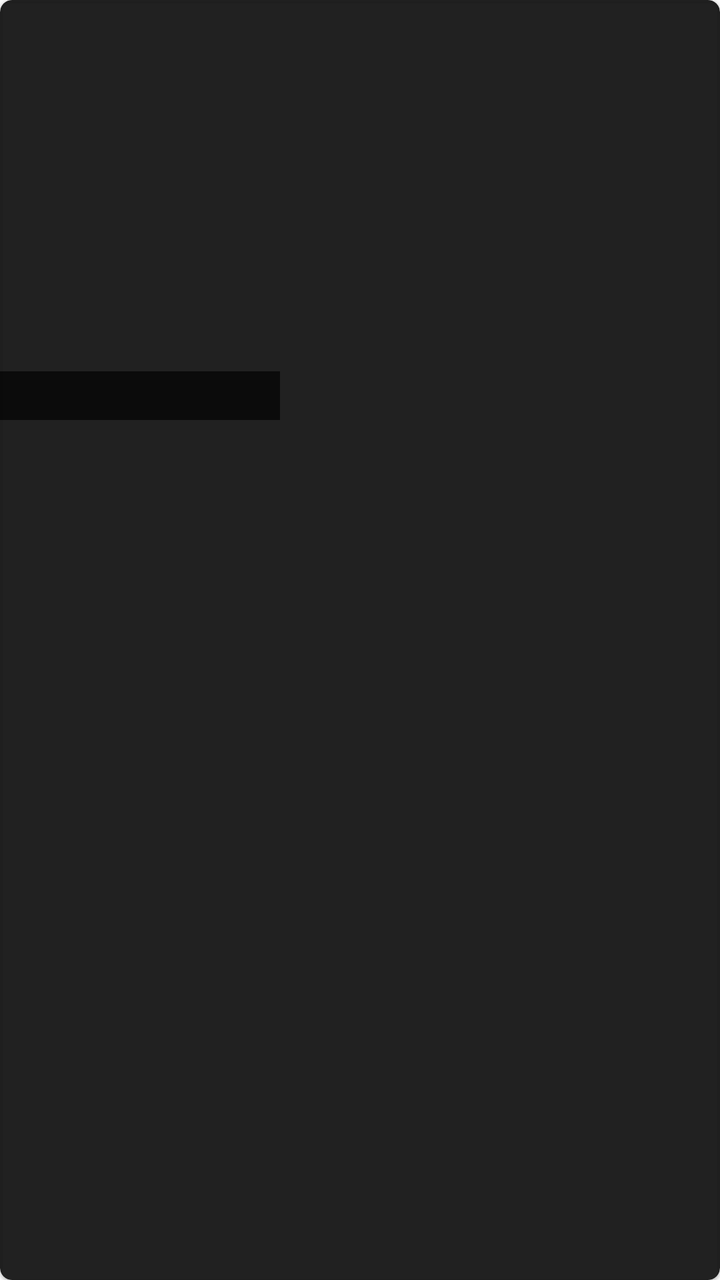
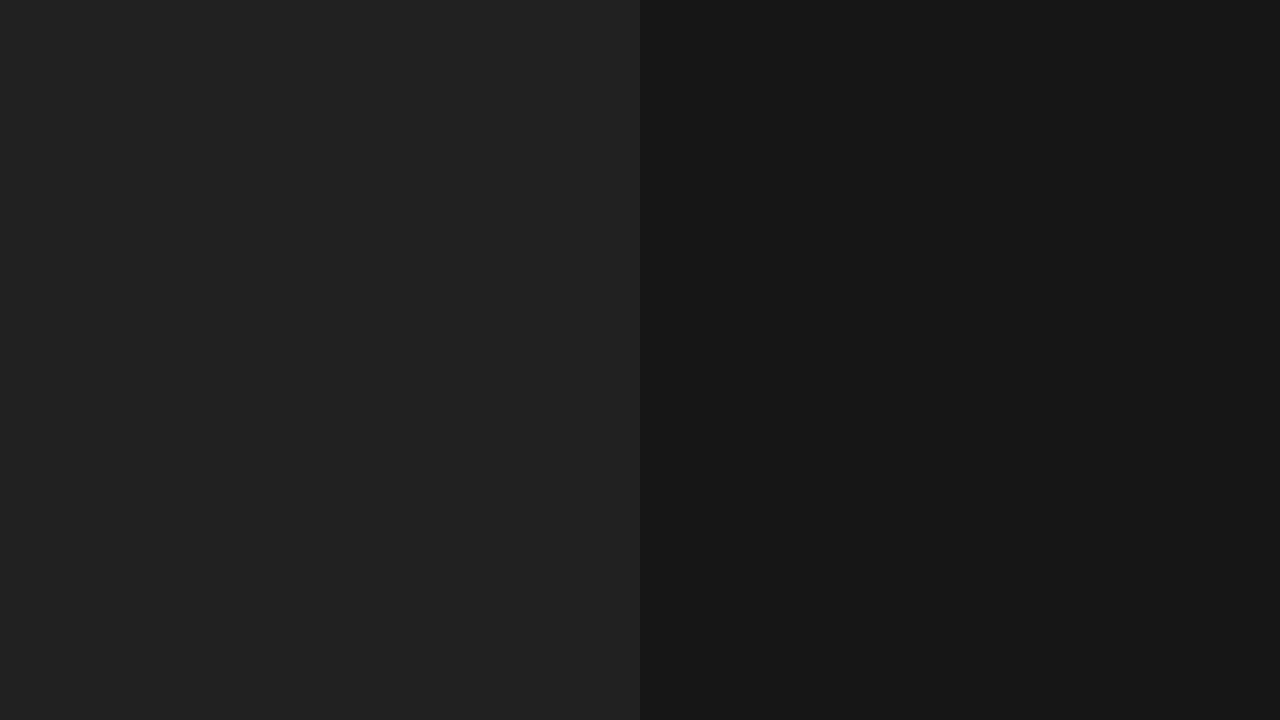

Two renders of one Android screen. The first uses the default layout on a phone; the second uses the alternative layout the repository ships for a different screen configuration, on a matching device. The two XML files are below.
<!-- AndroidManifest.xml: application theme AppTheme -->
<!-- res/layout/multiseason_row.xml -->
<?xml version="1.0" encoding="utf-8"?>
<layout xmlns:android="http://schemas.android.com/apk/res/android"
    xmlns:app="http://schemas.android.com/apk/res-auto">
    <data>
        <variable
            name="moviesMenuItem"
            type="com.uni.julio.supertv.model.Episode" />
        <variable
            name="moviesAdapter"
            type="com.uni.julio.supertv.adapter.MultiSeasonAdapter" />
    </data>

    <androidx.cardview.widget.CardView
        android:id="@+id/fl_main_layout"
        android:layout_width="wrap_content"
        android:layout_height="wrap_content"
        android:focusable="true"
        android:foreground="?android:attr/selectableItemBackground"
        android:onClick="@{moviesAdapter::onClickItem}"
        app:cardBackgroundColor="@color/card_bg"
        app:cardCornerRadius="6dp"
        app:cardElevation="1dp"
        >

        <androidx.constraintlayout.widget.ConstraintLayout
            android:layout_width="@dimen/more_video_width"
            android:layout_height="@dimen/more_video_height"
            android:orientation="vertical">

            <ImageView
                android:id="@+id/img"
                android:layout_width="match_parent"
                android:layout_height="match_parent"
                android:adjustViewBounds="true"
                android:scaleType="centerCrop"
                app:layout_constraintBottom_toBottomOf="parent"
                app:layout_constraintEnd_toEndOf="parent"
                app:layout_constraintStart_toStartOf="parent"
                app:layout_constraintTop_toTopOf="parent"
                />

            <TextView
                android:id="@+id/title"
                android:layout_width="match_parent"
                android:layout_height="wrap_content"
                android:layout_gravity="center_vertical"
                android:background="@color/item_name_black_overlay"
                android:gravity="center"
                android:paddingLeft="@dimen/dip_2"
                android:paddingTop="@dimen/dip_4"
                android:paddingRight="@dimen/dip_2"
                android:paddingBottom="@dimen/dip_4"
                android:text="@{moviesMenuItem.getTitle}"
                android:textColor="@color/white"
                android:textSize="12sp"
                app:layout_constraintBottom_toBottomOf="parent"
                app:layout_constraintEnd_toEndOf="parent"
                app:layout_constraintStart_toStartOf="parent" />
        </androidx.constraintlayout.widget.ConstraintLayout>

    </androidx.cardview.widget.CardView>
</layout>
<!-- resources referenced by this layout -->
<resources>
  <color name="card_bg">#F2161616</color>
  <color name="item_name_black_overlay">#AA000000</color>
  <color name="white">#fff</color>
  <dimen name="dip_2">2dp</dimen>
  <dimen name="dip_4">4dp</dimen>
  <dimen name="more_video_height">@dimen/dip_210</dimen>
  <dimen name="more_video_width">@dimen/dip_140</dimen>
  <style name="AppTheme" parent="Theme.AppCompat.Light.DarkActionBar">
          <item name="colorPrimary">@color/app_color_primary</item>
          <item name="colorPrimaryDark">@color/app_color_primary_dark</item>
          <item name="colorAccent">@color/white</item>
      </style>
  <dimen name="dip_210">210dp</dimen>
  <dimen name="dip_140">140dp</dimen>
  <color name="app_color_primary">#333</color>
  <color name="app_color_primary_dark">#000000</color>
</resources>
<!-- res/layout-land/multiseason_row.xml (the author's variant of the layout above) -->
<!-- drawn on the phone turned sideways -->
<?xml version="1.0" encoding="utf-8"?>
<layout xmlns:android="http://schemas.android.com/apk/res/android"
    xmlns:app="http://schemas.android.com/apk/res-auto">
    <data>
        <variable
            name="moviesMenuItem"
            type="com.uni.julio.supertv.model.Episode" />
        <variable
            name="moviesAdapter"
            type="com.uni.julio.supertv.adapter.MultiSeasonAdapter" />
    </data>

    <LinearLayout
        android:id="@+id/fl_main_layout"
        android:layout_width="match_parent"
        android:layout_height="match_parent"
        android:focusable="true"
        android:orientation="horizontal"
        android:foreground="?android:attr/selectableItemBackground"
        android:onClick="@{moviesAdapter::onClickItem}"
        android:background="@color/card_bg">

        <ImageView
            android:id="@+id/img"
            android:layout_width="0dp"
            android:layout_height="match_parent"
            android:layout_weight="1"
            android:adjustViewBounds="true"
            android:scaleType="centerCrop"

            />

        <androidx.constraintlayout.widget.ConstraintLayout
            android:id="@+id/textArea"
            android:layout_width="0dp"
            android:layout_height="match_parent"
            android:layout_weight="1"
            android:padding="@dimen/dip_6"
            android:background="@color/card_bg">

            <TextView
                android:id="@+id/title"
                style="@style/text.episode_title"
                android:layout_width="match_parent"
                android:layout_height="wrap_content"
                android:text="@{moviesMenuItem.getTitle}"
                android:minLines="1"
                android:singleLine="true"
                android:ellipsize="marquee"
                android:fadingEdge = "horizontal"
                android:marqueeRepeatLimit="marquee_forever"
                android:scrollHorizontally="true"
                android:focusableInTouchMode="true"
                android:freezesText="true"
                android:paddingBottom="@dimen/dip_6"
                app:layout_constraintBottom_toBottomOf="@id/detail"
                app:layout_constraintStart_toStartOf="parent"
                app:layout_constraintTop_toTopOf="parent" />

            <TextView
                android:id="@+id/detail"
                style="@style/text.episodeName"
                android:layout_width="match_parent"
                android:layout_height="wrap_content"
                android:paddingTop="@dimen/dip_6"
                app:setTitleEpisode="@{moviesMenuItem.position}"
                app:layout_constraintBottom_toBottomOf="parent"
                app:layout_constraintStart_toStartOf="parent"
                app:layout_constraintTop_toTopOf="@id/title" />
        </androidx.constraintlayout.widget.ConstraintLayout>



    </LinearLayout>
</layout>
<!-- resources referenced by the variant -->
<!-- as the phone turned sideways resolves them -->
<resources>
  <color name="card_bg">#F2161616</color>
  <!-- from res/values-land/ -->
  <dimen name="dip_6">6dp</dimen>
  <style name="text.episodeName">
          <item name="android:textSize">@dimen/sp_11</item>
          <item name="android:layout_marginTop">@dimen/dip_8</item>
          <item name="android:textColor">@color/info_orange</item>
      </style>
  <style name="text.episode_title">
          <item name="android:textSize">@dimen/sp_12</item>
          <item name="android:textStyle">bold</item>
      </style>
  <style name="AppTheme" parent="Theme.AppCompat.Light.DarkActionBar">
          <item name="colorPrimary">@color/app_color_primary</item>
          <item name="colorPrimaryDark">@color/app_color_primary_dark</item>
          <item name="colorAccent">@color/white</item>
      </style>
  <!-- from res/values-land/ -->
  <dimen name="sp_11">11sp</dimen>
  <!-- from res/values-land/ -->
  <dimen name="dip_8">8dp</dimen>
  <color name="info_orange">#ffa100</color>
  <!-- from res/values-land/ -->
  <dimen name="sp_12">12sp</dimen>
  <color name="app_color_primary">#333</color>
  <color name="app_color_primary_dark">#000000</color>
  <color name="white">#fff</color>
</resources>
